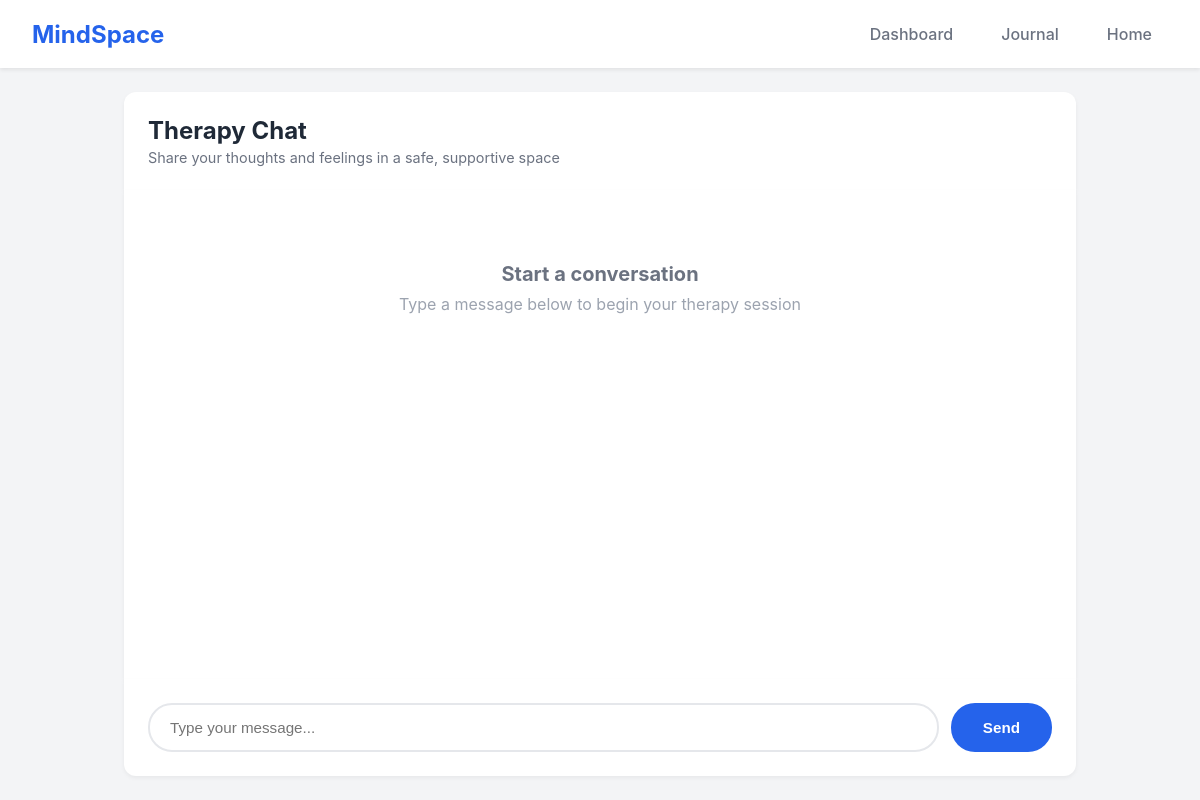
The page /chatbot/ (signed in) on the database as committed earlier.
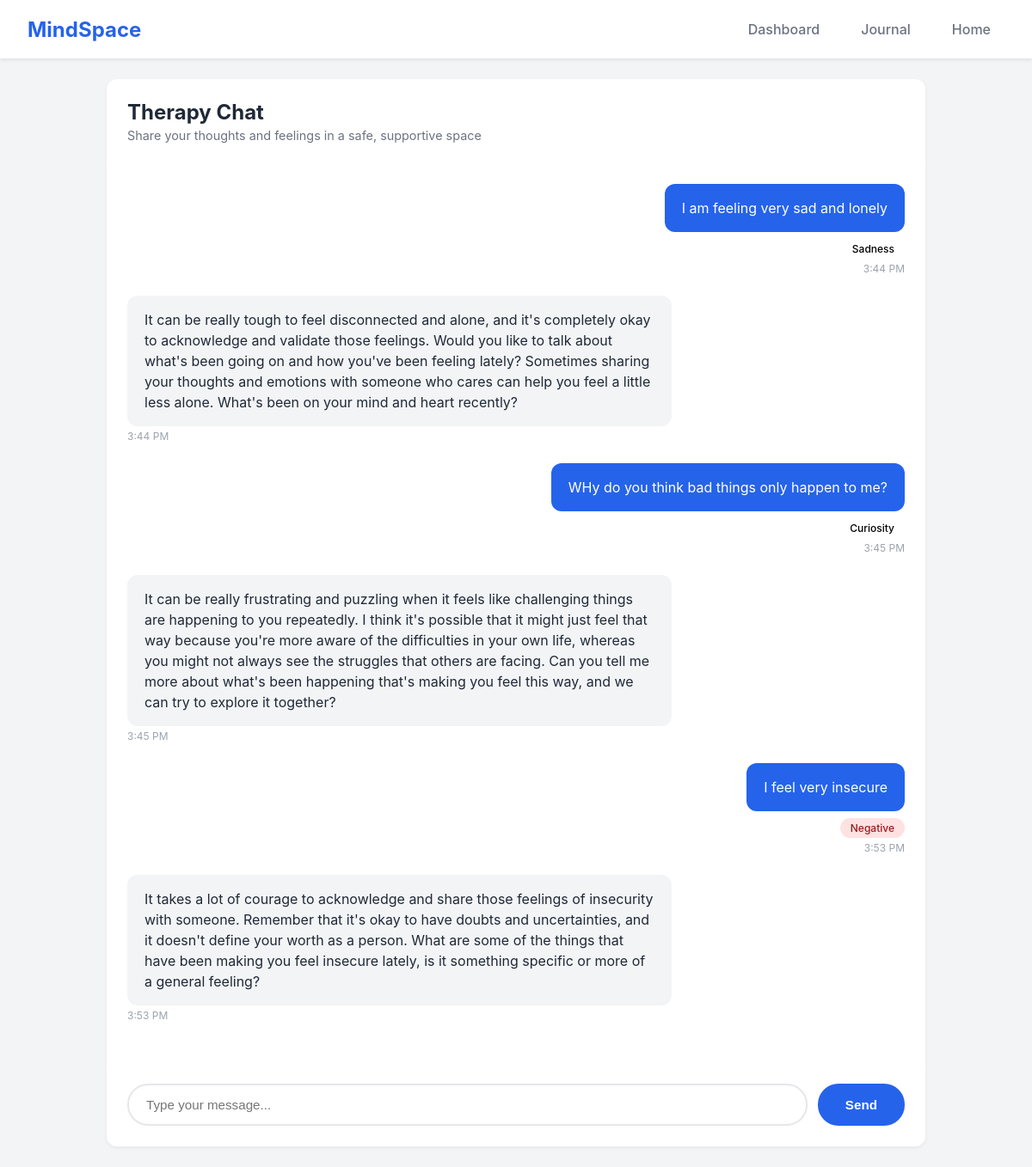
The same page on the database as committed later.
### User/models.py (models this page shows, shortened)
class ChatMessage(models.Model):
    SENDER_CHOICES = [
        ('USER', 'User'),
        ('BOT', 'Bot'),
    ]
    user = models.ForeignKey(User, on_delete=models.CASCADE, related_name='chat_messages')
    text = models.TextField()
    sender = models.CharField(max_length=5, choices=SENDER_CHOICES)
    emotion = models.CharField(max_length=20, blank=True, null=True)
    emotion_score = models.FloatField(blank=True, null=True)
    timestamp = models.DateTimeField(auto_now_add=True)
    class Meta:
        ordering = ['timestamp']

### User/views.py (the view)
# urls.py: path('chatbot/', chatbot_view, name="chatbot"),
@login_required
def chatbot_view(request):
    messages_list = ChatMessage.objects.filter(user=request.user).order_by('timestamp')
    return render(request, 'chatbot.html', {'messages': messages_list})

### User/templates/chatbot.html (shortened to what this page needs)
<!DOCTYPE html>
<html lang="en">
<head>
</head>
<body>
    <nav class="navbar">
        <div class="logo">MindSpace</div>
        <div class="nav-links">
            <a href="{% url 'dashboard' %}">Dashboard</a>
            <a href="{% url 'journal' %}">Journal</a>
            <a href="{% url 'landing' %}">Home</a>
        </div>
    </nav>
    <div class="container">
        <div class="chat-header">
            <h1>Therapy Chat</h1>
            <p>Share your thoughts and feelings in a safe, supportive space</p>
        </div>
        <div class="chat-area" id="chatArea">
            {% if messages %}
                {% for msg in messages %}
                    <div class="message {{ msg.sender|lower }}">
                        <div class="message-bubble">{{ msg.text }}</div>
                        {% if msg.sender == 'USER' and msg.emotion %}
                            <span class="emotion-tag emotion-{{ msg.emotion|lower }}">
                                {{ msg.emotion }}
                            </span>
                        {% endif %}
                        <span class="timestamp">{{ msg.timestamp|date:"g:i A" }}</span>
                    </div>
                {% endfor %}
            {% else %}
                <div class="empty-state">
                    <h3>Start a conversation</h3>
                    <p>Type a message below to begin your therapy session</p>
                </div>
            {% endif %}
        </div>
        <div class="input-area">
            <div class="input-container">
                <input type="text" id="messageInput" placeholder="Type your message..." autocomplete="off">
                <button id="sendBtn">Send</button>
            </div>
        </div>
    </div>
</body>
</html>

### User/templates/chatbot.html (style rules this page uses)
* { margin: 0; padding: 0; box-sizing: border-box; }
body { font-family: -apple-system, BlinkMacSystemFont, 'Segoe UI', Roboto, Oxygen, Ubuntu, Cantarell, sans-serif; background: #f3f4f6; height: 100vh; display: flex; flex-direction: column; }
.navbar { background: white; padding: 1rem 2rem; box-shadow: 0 2px 4px rgba(0,0,0,0.08); display: flex; justify-content: space-between; align-items: center; }
.logo { font-size: 1.5rem; font-weight: 700; color: #2563eb; }
.nav-links { display: flex; gap: 1rem; }
.nav-links a { color: #6b7280; text-decoration: none; padding: 0.5rem 1rem; border-radius: 6px; transition: all 0.2s; font-weight: 500; }
.container { flex: 1; display: flex; flex-direction: column; max-width: 1000px; width: 100%; margin: 0 auto; padding: 1.5rem; }
.chat-header { background: white; padding: 1.5rem; border-radius: 12px 12px 0 0; box-shadow: 0 2px 4px rgba(0,0,0,0.05); }
.chat-header h1 { font-size: 1.5rem; color: #1f2937; margin-bottom: 0.25rem; }
.chat-header p { color: #6b7280; font-size: 0.9rem; }
.chat-area { flex: 1; overflow-y: auto; padding: 1.5rem; background: white; box-shadow: 0 2px 4px rgba(0,0,0,0.05); }
.message { margin-bottom: 1.5rem; display: flex; flex-direction: column; animation: fadeIn 0.3s; }
.message.user { align-items: flex-end; }
.message.bot { align-items: flex-start; }
.message-bubble { max-width: 70%; padding: 1rem 1.25rem; border-radius: 12px; word-wrap: break-word; line-height: 1.5; }
.message.user .message-bubble { background: #2563eb; color: white; }
.message.bot .message-bubble { background: #f3f4f6; color: #1f2937; }
.emotion-tag { font-size: 0.75rem; margin-top: 0.5rem; padding: 0.25rem 0.75rem; border-radius: 12px; display: inline-block; font-weight: 500; }
.emotion-negative { background: #fee2e2; color: #991b1b; }
.timestamp { font-size: 0.75rem; color: #9ca3af; margin-top: 0.25rem; }
.input-area { padding: 1.5rem; background: white; border-radius: 0 0 12px 12px; box-shadow: 0 2px 4px rgba(0,0,0,0.05); }
.input-container { display: flex; gap: 0.75rem; }
#messageInput { flex: 1; padding: 0.875rem 1.25rem; border: 2px solid #e5e7eb; border-radius: 24px; font-size: 0.95rem; outline: none; transition: border 0.2s; }
#sendBtn { padding: 0.875rem 2rem; background: #2563eb; color: white; border: none; border-radius: 24px; cursor: pointer; font-size: 0.95rem; font-weight: 600; transition: all 0.2s; }

Rows that differ between the two databases and show on the page:
added ChatMessage: text "I am feeling very sad and lonely", emotion "Sadness", timestamp "3:44 PM", sender "USER" (drawn)
added ChatMessage: text "It can be really tough to feel disconnected and alone, and it's completely okay to acknowledge and validate those feelings. Would you like to talk about what's been going on and how you've been feeling lately? Sometimes sharing your thoughts and emotions with someone who cares can help you feel a little less alone. What's been on your mind and heart recently?", timestamp "3:44 PM", sender "BOT" (drawn)
added ChatMessage: text "WHy do you think bad things only happen to me?", emotion "Curiosity", timestamp "3:45 PM", sender "USER" (drawn)
added ChatMessage: text "It can be really frustrating and puzzling when it feels like challenging things are happening to you repeatedly. I think it's possible that it might just feel that way because you're more aware of the difficulties in your own life, whereas you might not always see the struggles that others are facing. Can you tell me more about what's been happening that's making you feel this way, and we can try to explore it together?", timestamp "3:45 PM", sender "BOT" (drawn)
added ChatMessage: text "I feel very insecure", emotion "Negative", timestamp "3:53 PM", sender "USER" (drawn)
added ChatMessage: text "It takes a lot of courage to acknowledge and share those feelings of insecurity with someone. Remember that it's okay to have doubts and uncertainties, and it doesn't define your worth as a person. What are some of the things that have been making you feel insecure lately, is it something specific or more of a general feeling?", timestamp "3:53 PM", sender "BOT" (drawn)
Other text that changed with them:
text no longer shown: "Start a conversation Type a message below to begin your therapy session"
